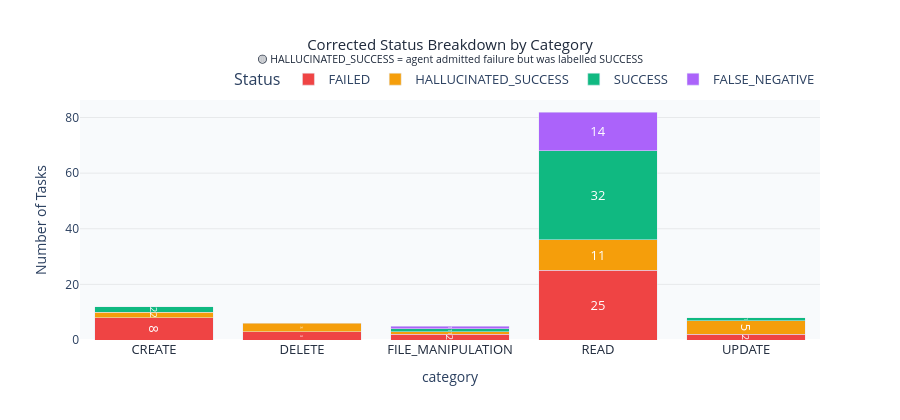
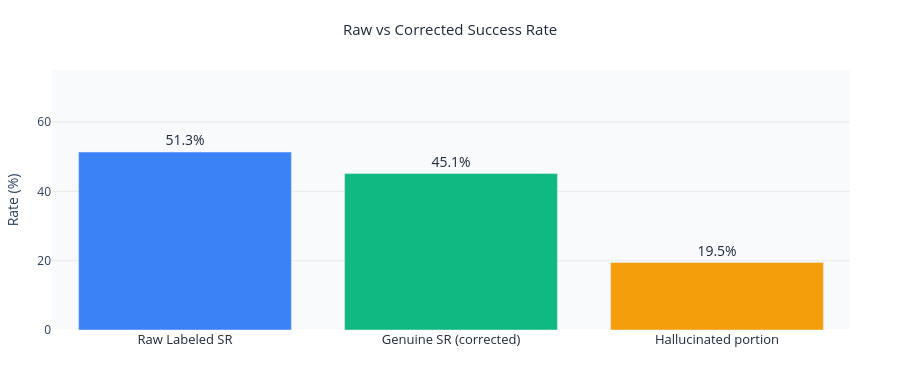

Write notebook code for charts like these, in order.
### Markdown cell above
## Data Quality — Hallucinated SUCCESS Labels
Agent marks tasks SUCCESS but final answer admits failure. These are corrected below.

### Code cell
# ══ Hallucinated SUCCESS — Detail View ══
hallucinated_df = df[df['is_hallucinated']].copy()

print(f'Hallucinated SUCCESS tasks: {len(hallucinated_df)}')
print()

# ── Chart 1: Hallucinated vs Genuine by category ──
status_cat = df.groupby(['category','corrected_status']).size().reset_index(name='count')
color_map = {
    'SUCCESS':              '#10B981',
    'FAILED':               '#EF4444',
    'HALLUCINATED_SUCCESS': '#F59E0B',
}
fig1 = px.bar(
    status_cat,
    x='category', y='count', color='corrected_status',
    color_discrete_map=color_map,
    barmode='stack',
    text='count',
    title='Corrected Status Breakdown by Category<br><sup>🟡 HALLUCINATED_SUCCESS = agent admitted failure but was labelled SUCCESS</sup>',
    labels={'count': 'Tasks', 'corrected_status': 'Status'}
)
fig1.update_traces(textposition='inside', textfont_size=13, textfont_color='white',
                   insidetextanchor='middle')
fig1.update_layout(
    height=420, plot_bgcolor='#f8fafc', paper_bgcolor='white',
    legend=dict(title='Status', font=dict(size=13), orientation='h',
                yanchor='bottom', y=1.02, xanchor='right', x=1),
    xaxis=dict(tickfont=dict(size=13, color='#1e293b')),
    yaxis=dict(title='Number of Tasks', tickfont=dict(size=12),
               showgrid=True, gridcolor='rgba(0,0,0,0.07)'),
    title_font=dict(size=15, color='#1e293b'),
    title_x=0.5
)
fig1.show()

# ── Chart 2: Raw vs Corrected success rate ──
raw_sr    = (df['status'] == 'SUCCESS').mean() * 100
true_sr   = df['is_success'].mean() * 100
halluc_sr = df['is_hallucinated'].mean() * 100

fig2 = go.Figure()
fig2.add_trace(go.Bar(
    x=['Raw Labeled SR', 'Genuine SR (corrected)', 'Hallucinated portion'],
    y=[raw_sr, true_sr, halluc_sr],
    marker_color=['#3B82F6', '#10B981', '#F59E0B'],
    text=[f'{v:.1f}%' for v in [raw_sr, true_sr, halluc_sr]],
    textposition='outside',
    textfont=dict(size=14, color='#1e293b'),
    cliponaxis=False,
))
fig2.update_layout(
    title=dict(text='Raw vs Corrected Success Rate',
               font=dict(size=15, color='#1e293b'), x=0.5, xanchor='center'),
    yaxis=dict(title='Rate (%)', range=[0, 75],
               showgrid=True, gridcolor='rgba(0,0,0,0.07)', tickfont=dict(size=12)),
    xaxis=dict(tickfont=dict(size=13, color='#1e293b')),
    height=380, plot_bgcolor='#f8fafc', paper_bgcolor='white',
    showlegend=False, margin=dict(t=70, b=50, l=50, r=50)
)
fig2.show()

# ── Table: all hallucinated tasks ──
cols = ['task_id','category','url_domain','steps_taken','final_answer']
print('\nAll hallucinated SUCCESS tasks:')
for _, r in hallucinated_df[cols].iterrows():
    snippet = str(r['final_answer'])[:120].replace('\n',' ')
    print(f"  [{r['task_id']}] {r['category']} | {r['url_domain']}")
    print(f"    → {snippet!r}")

### Figure 1 — Plotly figure (JSON) as saved in the notebook; plotly's stock layout.template omitted (floating-point values rounded to 4 significant figures)
{"data": [{"alignmentgroup": "True", "hovertemplate": "Status=FAILED<br>category=%{x}<br>Tasks=%{text}<extra></extra>", "insidetextanchor": "middle", "legendgroup": "FAILED", "marker": {"color": "#EF4444", "pattern": {"shape": ""}}, "name": "FAILED", "offsetgroup": "FAILED", "orientation": "v", "showlegend": true, "text": [8, 3, 2, 25, 2], "textfont": {"color": "white", "size": 13}, "textposition": "inside", "type": "bar", "x": ["CREATE", "DELETE", "FILE_MANIPULATION", "READ", "UPDATE"], "xaxis": "x", "y": [8, 3, 2, 25, 2], "yaxis": "y"}, {"alignmentgroup": "True", "hovertemplate": "Status=HALLUCINATED_SUCCESS<br>category=%{x}<br>Tasks=%{text}<extra></extra>", "insidetextanchor": "middle", "legendgroup": "HALLUCINATED_SUCCESS", "marker": {"color": "#F59E0B", "pattern": {"shape": ""}}, "name": "HALLUCINATED_SUCCESS", "offsetgroup": "HALLUCINATED_SUCCESS", "orientation": "v", "showlegend": true, "text": [2, 3, 1, 11, 5], "textfont": {"color": "white", "size": 13}, "textposition": "inside", "type": "bar", "x": ["CREATE", "DELETE", "FILE_MANIPULATION", "READ", "UPDATE"], "xaxis": "x", "y": [2, 3, 1, 11, 5], "yaxis": "y"}, {"alignmentgroup": "True", "hovertemplate": "Status=SUCCESS<br>category=%{x}<br>Tasks=%{text}<extra></extra>", "insidetextanchor": "middle", "legendgroup": "SUCCESS", "marker": {"color": "#10B981", "pattern": {"shape": ""}}, "name": "SUCCESS", "offsetgroup": "SUCCESS", "orientation": "v", "showlegend": true, "text": [2, 1, 32, 1], "textfont": {"color": "white", "size": 13}, "textposition": "inside", "type": "bar", "x": ["CREATE", "FILE_MANIPULATION", "READ", "UPDATE"], "xaxis": "x", "y": [2, 1, 32, 1], "yaxis": "y"}, {"alignmentgroup": "True", "hovertemplate": "Status=FALSE_NEGATIVE<br>category=%{x}<br>Tasks=%{text}<extra></extra>", "insidetextanchor": "middle", "legendgroup": "FALSE_NEGATIVE", "marker": {"color": "#ab63fa", "pattern": {"shape": ""}}, "name": "FALSE_NEGATIVE", "offsetgroup": "FALSE_NEGATIVE", "orientation": "v", "showlegend": true, "text": [1, 14], "textfont": {"color": "white", "size": 13}, "textposition": "inside", "type": "bar", "x": ["FILE_MANIPULATION", "READ"], "xaxis": "x", "y": [1, 14], "yaxis": "y"}], "layout": {"barmode": "stack", "height": 420, "legend": {"font": {"size": 13}, "orientation": "h", "title": {"text": "Status"}, "tracegroupgap": 0, "x": 1, "xanchor": "right", "y": 1.02, "yanchor": "bottom"}, "paper_bgcolor": "white", "plot_bgcolor": "#f8fafc", "title": {"font": {"color": "#1e293b", "size": 15}, "text": "Corrected Status Breakdown by Category<br><sup>🟡 HALLUCINATED_SUCCESS = agent admitted failure but was labelled SUCCESS</sup>", "x": 0.5}, "xaxis": {"anchor": "y", "domain": [0, 1], "tickfont": {"color": "#1e293b", "size": 13}, "title": {"text": "category"}}, "yaxis": {"anchor": "x", "domain": [0, 1], "gridcolor": "rgba(0,0,0,0.07)", "showgrid": true, "tickfont": {"size": 12}, "title": {"text": "Number of Tasks"}}}}

### Figure 2 — Plotly figure (JSON) as saved in the notebook; plotly's stock layout.template omitted (floating-point values rounded to 4 significant figures)
{"data": [{"cliponaxis": false, "marker": {"color": ["#3B82F6", "#10B981", "#F59E0B"]}, "text": ["51.3%", "45.1%", "19.5%"], "textfont": {"color": "#1e293b", "size": 14}, "textposition": "outside", "type": "bar", "x": ["Raw Labeled SR", "Genuine SR (corrected)", "Hallucinated portion"], "y": [51.33, 45.13, 19.47]}], "layout": {"height": 380, "margin": {"b": 50, "l": 50, "r": 50, "t": 70}, "paper_bgcolor": "white", "plot_bgcolor": "#f8fafc", "showlegend": false, "title": {"font": {"color": "#1e293b", "size": 15}, "text": "Raw vs Corrected Success Rate", "x": 0.5, "xanchor": "center"}, "xaxis": {"tickfont": {"color": "#1e293b", "size": 13}}, "yaxis": {"gridcolor": "rgba(0,0,0,0.07)", "range": [0, 75], "showgrid": true, "tickfont": {"size": 12}, "title": {"text": "Rate (%)"}}}}
